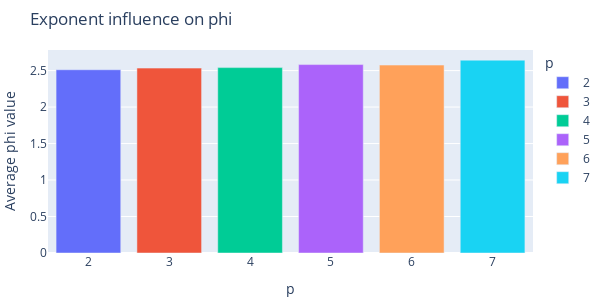

Source (notebook cell):
### Code cell
fig = px.bar(x=list_p, y=p_phi.mean(axis=1), color=list_p.astype(str))

fig.update_layout(
    title="Exponent influence on phi",
    margin={"t":50, "r":5, "l":5, "b":5},
    width=600,
    height=300,
    showlegend=True,
    legend_title_text="p"
    )
fig.update_yaxes(title="Average phi value")
fig.update_xaxes(title="p")

fig.show()

### Figure 1 — Plotly figure (JSON) as saved in the notebook; plotly's stock layout.template omitted (floating-point values rounded to 4 significant figures)
{"data": [{"alignmentgroup": "True", "hovertemplate": "color=2<br>x=%{x}<br>y=%{y}<extra></extra>", "legendgroup": "2", "marker": {"color": "#636efa", "pattern": {"shape": ""}}, "name": "2", "offsetgroup": "2", "orientation": "v", "showlegend": true, "textposition": "auto", "type": "bar", "x": [2], "xaxis": "x", "y": [2.512], "yaxis": "y"}, {"alignmentgroup": "True", "hovertemplate": "color=3<br>x=%{x}<br>y=%{y}<extra></extra>", "legendgroup": "3", "marker": {"color": "#EF553B", "pattern": {"shape": ""}}, "name": "3", "offsetgroup": "3", "orientation": "v", "showlegend": true, "textposition": "auto", "type": "bar", "x": [3], "xaxis": "x", "y": [2.534], "yaxis": "y"}, {"alignmentgroup": "True", "hovertemplate": "color=4<br>x=%{x}<br>y=%{y}<extra></extra>", "legendgroup": "4", "marker": {"color": "#00cc96", "pattern": {"shape": ""}}, "name": "4", "offsetgroup": "4", "orientation": "v", "showlegend": true, "textposition": "auto", "type": "bar", "x": [4], "xaxis": "x", "y": [2.541], "yaxis": "y"}, {"alignmentgroup": "True", "hovertemplate": "color=5<br>x=%{x}<br>y=%{y}<extra></extra>", "legendgroup": "5", "marker": {"color": "#ab63fa", "pattern": {"shape": ""}}, "name": "5", "offsetgroup": "5", "orientation": "v", "showlegend": true, "textposition": "auto", "type": "bar", "x": [5], "xaxis": "x", "y": [2.582], "yaxis": "y"}, {"alignmentgroup": "True", "hovertemplate": "color=6<br>x=%{x}<br>y=%{y}<extra></extra>", "legendgroup": "6", "marker": {"color": "#FFA15A", "pattern": {"shape": ""}}, "name": "6", "offsetgroup": "6", "orientation": "v", "showlegend": true, "textposition": "auto", "type": "bar", "x": [6], "xaxis": "x", "y": [2.575], "yaxis": "y"}, {"alignmentgroup": "True", "hovertemplate": "color=7<br>x=%{x}<br>y=%{y}<extra></extra>", "legendgroup": "7", "marker": {"color": "#19d3f3", "pattern": {"shape": ""}}, "name": "7", "offsetgroup": "7", "orientation": "v", "showlegend": true, "textposition": "auto", "type": "bar", "x": [7], "xaxis": "x", "y": [2.643], "yaxis": "y"}], "layout": {"barmode": "relative", "height": 300, "legend": {"title": {"text": "p"}, "tracegroupgap": 0}, "margin": {"b": 5, "l": 5, "r": 5, "t": 50}, "showlegend": true, "title": {"text": "Exponent influence on phi"}, "width": 600, "xaxis": {"anchor": "y", "domain": [0, 1], "title": {"text": "p"}}, "yaxis": {"anchor": "x", "domain": [0, 1], "title": {"text": "Average phi value"}}}}
